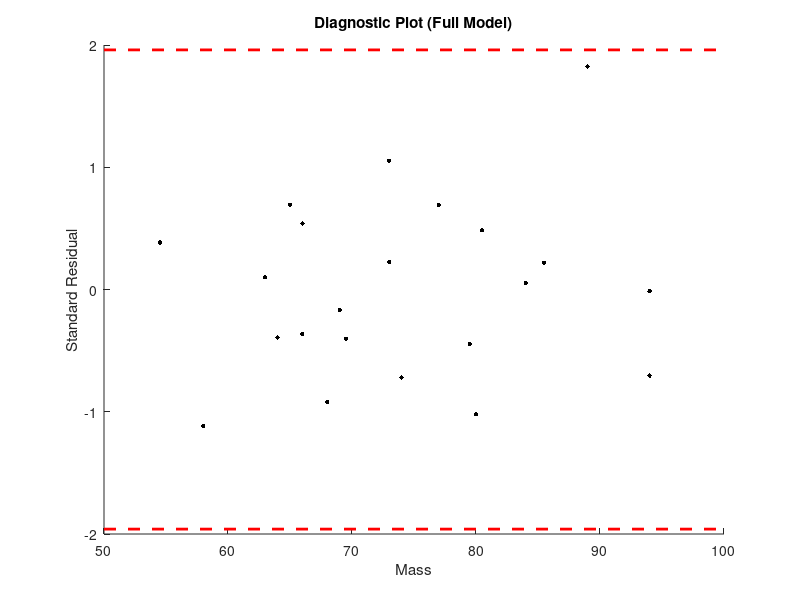

MATLAB code for this plot: (Note: this script raises an error after producing the figure.)
clc, clearvars, close all;

varnames = {'Mass', 'Fore', 'Bicep', 'Chest', 'Neck', 'Shoulder', 'Waist', 'Height', 'Calf', 'Thigh', 'Head'};
physicalData = load('physical.txt');
Y = physicalData(:,1);
X = physicalData(:,2:size(physicalData, 2));
n = length(Y);
alpha = 0.05;
zcrit = norminv(1 - alpha / 2);
my = mean(Y);

fprintf('%-10s%-10s%-10s%-10s\n', 'var-name', 'rho', 'R^2', 'adjR^2');
for i = 1:size(X, 2)
    X1 = [ones(size(X, 1), 1), X(:,i)];
    [~, ~, R, ~, STATS] = regress(Y, X1);
    sse = sum(R.^2);  % sum of squared errors
    sst = sum((Y - my).^2);  % total sum of squares
    R2 = STATS(1);  % alternatively: R2 = 1 - sse / sst;
    adjR2 = 1 - (n - 1) / (n - 2) * sse / sst;
    C = corrcoef(X(:,i), Y);
    fprintf('%-10s%10.5f%10.5f%10.5f\n', varnames{i + 1}, C(1, 2), R2, adjR2);
end

X1 = [ones(size(X, 1), 1), X];
[B, BINT, R, ~, STATS] = regress(Y, X1);
sse = sum(R.^2);  % sum of squared errors
sst = sum((Y - my).^2);  % total sum of squares
R2 = STATS(1);  % alternatively: R2 = 1 - sse / sst;
rmse = sqrt(STATS(4));  % alternatively: rmse = sqrt(sse / (n - k - 1));
stdres = R / rmse;
k = size(X, 2);  % number of predictors in the model
adjR2 = 1 - (n - 1) / (n - (k + 1)) * sse / sst;
fprintf('\n========== Regression Model (all predictors) ==========\n');
fprintf('%-10s%-10s%-10s%-20s\n', 'var-name', 'beta', 'estimate', sprintf('%d%% CI', (1 - alpha) * 100));
fprintf('%-10s%-10s%10.5f%20s\n', 'const', 'b_0', B(1), sprintf('[%.5f,%.5f]', BINT(1, 1), BINT(1, 2)));
for i = 2:length(B)
    fprintf('%-10s%-10s%10.5f%20s\n', varnames{i}, sprintf('b_%d', i - 1), B(i), sprintf('[%.5f,%.5f]', BINT(i, 1), BINT(i, 2)));
end
fprintf('rmse = %.6f, R^2 = %.6f, adjR^2 = %.6f\n\n', rmse, R2, adjR2);

figure;
scatter(Y, stdres, 10, 'k', 'filled');
hold on;
plot(xlim, zcrit * [1, 1], '--r', 'LineWidth', 2);
plot(xlim, -zcrit * [1, 1], '--r', 'LineWidth', 2);
hold off;
title('Diagnostic Plot (Full Model)');
xlabel('Mass');
ylabel('Standard Residual');


[B, SE, ~, INMODEL, STATS] = stepwisefit(X, Y);  % or use stepwise for GUI
rmse = STATS.rmse;
b0 = STATS.intercept;
Ypred = X(:,INMODEL) * B(INMODEL) + b0;
stdres = (Y - Ypred) / rmse;
sse = sum((Y - Ypred).^2);
R2 = 1 - sse / sst;
k = sum(INMODEL);  % number of predictors in the model
adjR2 = 1 - (n - 1) / (n - (k + 1)) * sse / sst;
tcrit = tinv(1 - alpha / 2, n - (k + 1));
BINT = [B - tcrit * SE, B + tcrit * SE];
fprintf('\n========== Stepwise Regression Model ==========\n');
fprintf('%-10s%-10s%-10s%-20s\n', 'var-name', 'beta', 'estimate', sprintf('%d%% CI', (1 - alpha) * 100));
fprintf('%-10s%-10s%10.5f%20s\n', 'const', 'b_0', b0, '--');
for i = 1:length(B)
    if INMODEL(i) == 1
        fprintf('%-10s%-10s%10.5f%20s\n', varnames{i + 1}, sprintf('b_%d', i), B(i), sprintf('[%.5f,%.5f]', BINT(i, 1), BINT(i, 2)));
    end
end
fprintf('rmse = %.6f, R^2 = %.6f, adjR^2 = %.6f\n\n', rmse, R2, adjR2);

figure;
scatter(Y, stdres, 10, 'k', 'filled');
hold on;
plot(xlim, zcrit * [1, 1], '--r', 'LineWidth', 2);
plot(xlim, -zcrit * [1, 1], '--r', 'LineWidth', 2);
hold off;
title('Diagnostic Plot (Stepwise Regression Model)');
xlabel('Mass');
ylabel('Standard Residual');
